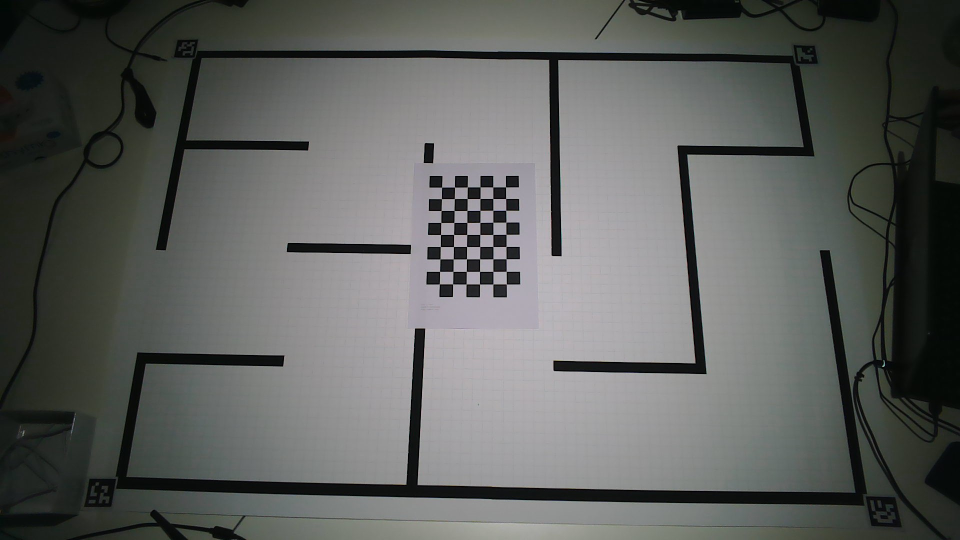
#> input picture data/chessboard_test.jpeg, 1920 x 1080 px (shown at 1/2 size); its folder holds only this picture in this run
$ python -i vision_utils.py   (imports and definitions only)
#> lines starting #> are read from the running program, lines starting #| are printed output that depends on the picture; after the words box and inside, x2 and y2 are one past the last pixel; in counts of white or black regions, pixels touching at a corner belong together
import numpy as np
import cv2 as cv
import cv2.aruco as aruco
import glob
import pickle
from scipy.interpolate import LinearNDInterpolator

# ArUco dictionary
dict_id = aruco.DICT_6X6_50
arucoDict = aruco.Dictionary_get(dict_id)
arucoParams = cv.aruco.DetectorParameters_create()

## A0 paper ratio
res_w = 720
res_h = 1020

# Corners dictionary
corner_ids = {
    10: 3,
    8: 2,
    15: 0,
    6: 1,
}

# Ids
thymio_id = 2

# Thymio offset
offset_interp = None

# Vision thresholds
WALL_THRESHOLD = 5000

# Detect all AruCo in image
def detect_aruco(img):
  detected = cv.aruco.detectMarkers(img, arucoDict,
    parameters=arucoParams)
  return detected

# Get position of ArUco marker
# [30 lines left out: functions get_pos_aruco, localize_thymio, not called in this run]

# Replace all detected AruCo markers with
# white square.
# img must be grayscale.
def erase_aruco(img, detected):
  (corners, _, _) = detected

  if corners is not None:
    for i in range(len(corners)):
      c = np.int32(corners[i][0])

      # Remove AruCo
      cv.drawContours(img, [c], 0, 255, -1)


# Gives a binary grid representation of
# the labyrinth
# img must be grayscale
def detect_labyrinth(img):
  h,w = img.shape

  # Remove AruCo
  detected = detect_aruco(img)
  erase_aruco(img, detected)

  # Threshold
  th = cv.adaptiveThreshold(img,255,cv.ADAPTIVE_THRESH_GAUSSIAN_C, cv.THRESH_BINARY_INV,31,2)

  cv.imwrite("global_trajectory_real_resized_th.png", th)

  # Remove noise
  kernel = np.ones((5,5),np.uint8)
  th = cv.morphologyEx(th, cv.MORPH_OPEN, kernel)

  # Detect connected components
  num_labels, labels, stats, _ = cv.connectedComponentsWithStats(th, 8, cv.CV_32S)

  # Pick wall components
  result = np.zeros_like(th)
  for i in range(1, num_labels):
    if stats[i, cv.CC_STAT_AREA] > WALL_THRESHOLD:
      result[labels == i] = 255

  cv.imwrite("global_trajectory_real_resized_test.png", th)

  # Dilate along both x and y direction
  kernel = cv.getStructuringElement(cv.MORPH_ELLIPSE,(70, 70))
  result = cv.dilate(result,kernel,iterations = 1)
  result = dilate_walls_max(result, [5, 5], [10, 10], [20, 20])

  result = dilate_walls_max(result, [5, 5],[10, 0], [20, 20])
  result = dilate_walls_max(result, [5, 5], [0, 10], [20, 20])

  return result

# Dilate until different number of components
def dilate_walls_max(img, init_wall_size, wall_inc, wall_margin):
  wall_size = init_wall_size

  num_components_previous, _, _, _ = cv.connectedComponentsWithStats(img, 8, cv.CV_32S)

  # Check that the dilate at first doesn't affect the connected components
  # count
  kernel = cv.getStructuringElement(cv.MORPH_ELLIPSE,(wall_size[0]+wall_margin[0], wall_size[1]+wall_margin[1]))
  dilated = cv.dilate(img,kernel,iterations = 1)

  num_labels, _, _, _ = cv.connectedComponentsWithStats(dilated, 8, cv.CV_32S)

  if num_labels < num_components_previous:
    return img

  # Dilate by increment and check that the number of
  # connected components stay the same
  while True:
    wall_size[0] += wall_inc[0]
    wall_size[1] += wall_inc[1]

    kernel =cv.getStructuringElement(cv.MORPH_ELLIPSE,(wall_size[0]+wall_margin[0], wall_size[1]+wall_margin[1]))
    dilated = cv.dilate(img,kernel,iterations = 1)

    num_labels, _, _, _ = cv.connectedComponentsWithStats(dilated, 8, cv.CV_32S)

    if num_components_previous > num_labels:
      wall_size[0] -= wall_inc[0]
      wall_size[1] -= wall_inc[1]

      kernel = cv.getStructuringElement(cv.MORPH_ELLIPSE,wall_size)
      return cv.dilate(img,kernel,iterations = 1)

    num_components_previous = num_labels

# Get perspective transform from img from ArUco corners
# Returns none if corners are not detected
# [16 lines left out: function get_labyrinth_perspective, not called in this run]

# Given perspective transform, crops the original image
def crop_labyrinth(img, M):
    return cv.warpPerspective(img,M,(res_h,res_w))

# Utility function to wait for corner calibration
# [16 lines left out: function calibrate_corners, not called in this run]

# Do adaptive thresholding for weird images
def do_adaptive_threshold(img):
  th = cv.adaptiveThreshold(img,255,cv.ADAPTIVE_THRESH_GAUSSIAN_C, cv.THRESH_BINARY,31,2)
  return th

# Draw border around ArUco marker
# [32 lines left out: functions draw_aruco, transform_perspective_point, load_z_offset_data, get_z_offset, not called in this run]

>>> import cv2
>>> picture = cv2.imread('../data/chessboard_test.jpeg', cv2.IMREAD_GRAYSCALE)
#> picture: shape (1080, 1920); min 0, max 197, mean 94.4
>>> result = detect_labyrinth(picture)
#> in erase_aruco, `(corners, _, _) = detected`: corners = ([[1732, 993], [1789, 995], [1803, 1054], [1743, 1051]], [[179, 957], [231, 958], [222, 1012], [168, 1013]], [[1635, 126], [1594, 126], [1587, 90], [1628, 91]], [[348, 114], [355, 80], [396, 79], [388, 113]])
#> the loop in erase_aruco, `for i in range(len(corners)):` made 4 passes
#> c on passes 1 to 4: [[1732, 993], [1789, 995], [1803, 1054], [1743, 1051]], [[179, 957], [231, 958], [222, 1012], [168, 1013]], [[1635, 126], [1594, 126], [1587, 90], [1628, 91]], [[348, 114], [355, 80], [396, 79], [388, 113]]
#> after the loop in erase_aruco, `for i in range(len(corners)):`:
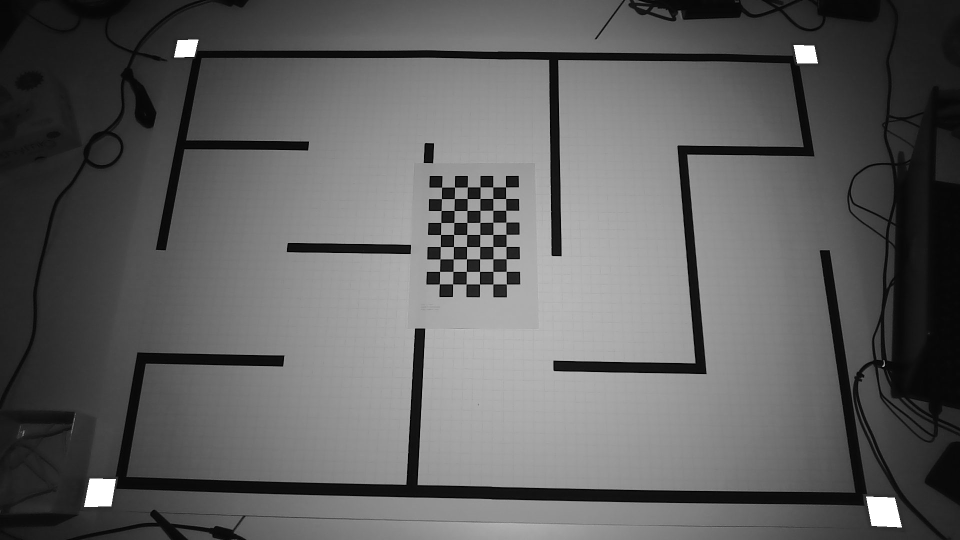
#> img: shape (1080, 1920) (shown at 1/2 size); min 0, max 255, mean 95.5
#> in detect_labyrinth, `th = cv.adaptiveThreshold(img,255,cv.ADAPTIVE_THRESH_GAUSSIAN_C, cv.TH..`:
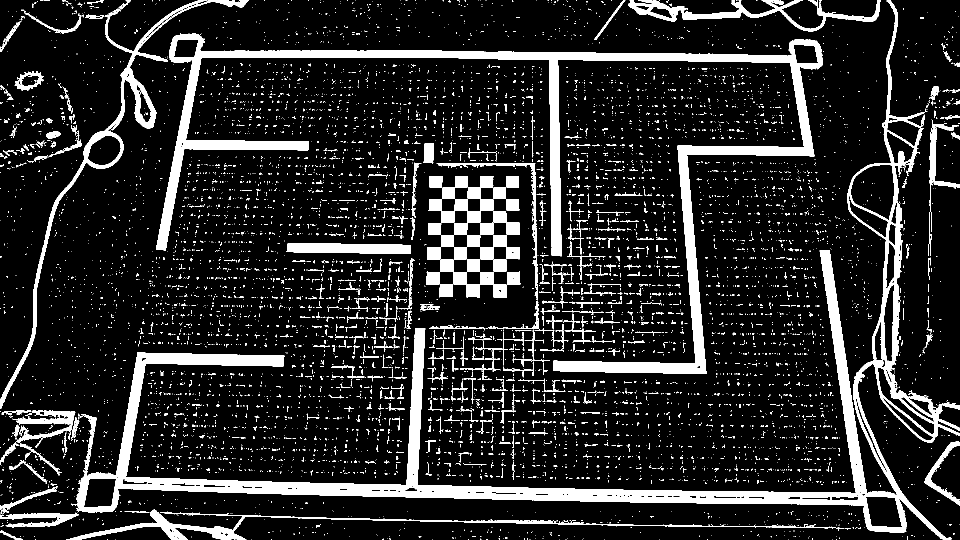
#> th: shape (1080, 1920) (shown at 1/2 size); 13.8% white; 8069 white regions (7383 under 20 px), largest, box (x1, y1, x2, y2) and area: (142, 0, 1920, 1080) 89620, (312, 67, 1646, 748) 62163, (0, 0, 497, 818) 12395
#> in detect_labyrinth, `th = cv.morphologyEx(th, cv.MORPH_OPEN, kernel)`: th: shape (1080, 1920); 9.7% white; 161 white regions (1 under 20 px), largest, box (x1, y1, x2, y2) and area: (154, 500, 1895, 1080) 69849, (312, 67, 1645, 748) 61996, (0, 259, 247, 817) 5512
#> in detect_labyrinth, `num_labels, labels, stats, _ = cv.connectedComponentsWithStats(th, 8, ..`:
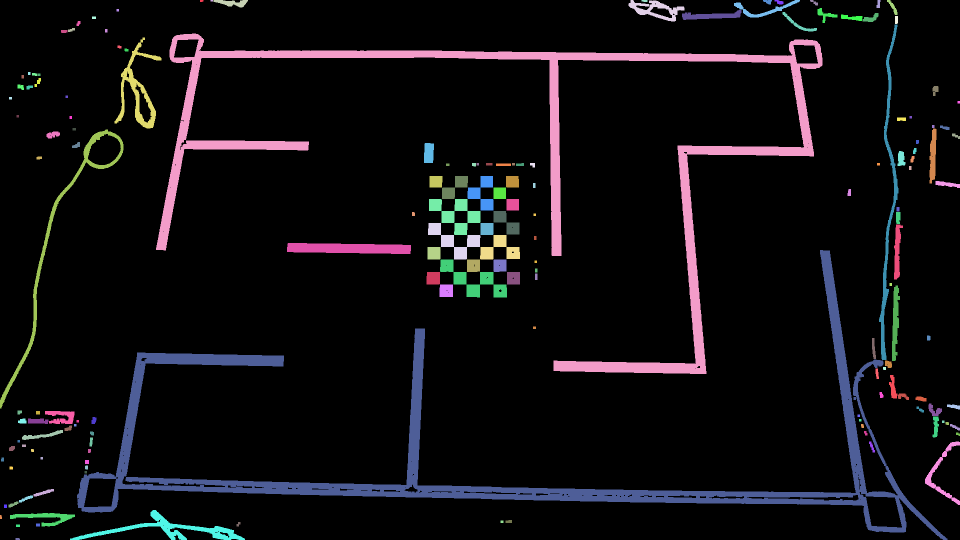
#> labels: shape (1080, 1920) int32 (shown at 1/2 size); 162 distinct labels, from 0 to 161; one colour per label, 0 black
#> in detect_labyrinth, `num_labels, labels, stats, _ = cv.connectedComponentsWithStats(th, 8, ..`: num_labels = 162; stats = 162 rows, first 6: [0, 0, 1920, 1080, 1871849], [400, 0, 7, 4, 26], [421, 0, 5, 3, 15], [427, 0, 69, 15, 578], [1257, 0, 112, 43, 1849], [1283, 0, 12, 4, 44]
#> in detect_labyrinth, `kernel = cv.getStructuringElement(cv.MORPH_ELLIPSE,(70, 70))`:
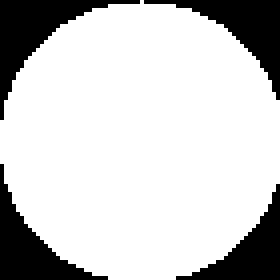
#> kernel: shape (70, 70) (shown 4 times larger); values 0 (black) and 1 (white), 79.4% white; 4 black regions, box (x1, y1, x2, y2) and area: (0, 0, 35, 30) 284, (36, 0, 70, 25) 254, (0, 41, 27, 70) 249, (44, 46, 70, 70) 220
#> in detect_labyrinth, `result = cv.dilate(result,kernel,iterations = 1)`:
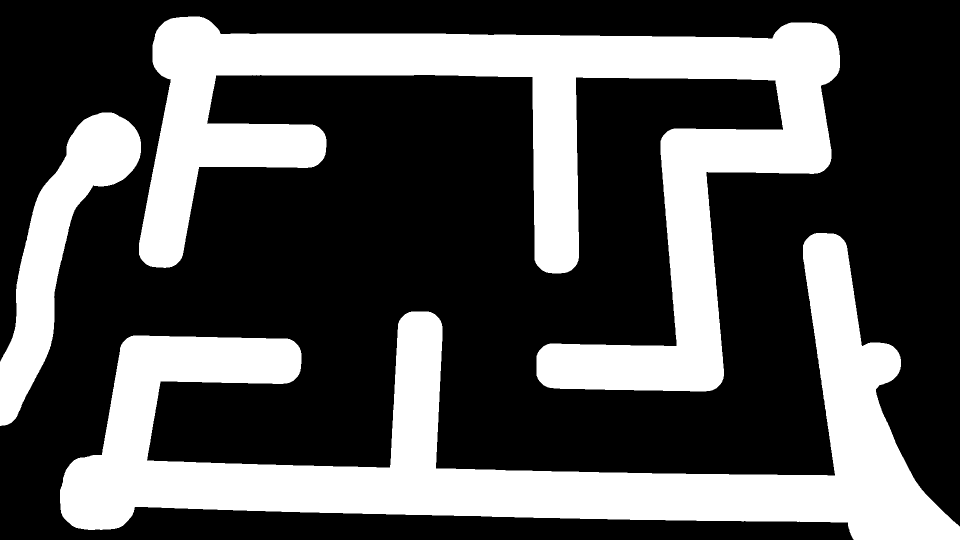
#> result: shape (1080, 1920) (shown at 1/2 size); 32.5% white; 3 white regions, box (x1, y1, x2, y2) and area: (278, 33, 1680, 783) 312896, (120, 466, 1920, 1080) 306777, (0, 225, 282, 852) 54982
#> in dilate_walls_max, `num_components_previous, _, _, _ = cv.connectedComponentsWithStats(img..`: num_components_previous = 4
#> in dilate_walls_max, `kernel = cv.getStructuringElement(cv.MORPH_ELLIPSE,(wall_size[0]+wall_..`: kernel: shape (25, 25); values 0 (black) and 1 (white), 76.3% white; 4 black regions, box (x1, y1, x2, y2) and area: (0, 0, 12, 9) 37, (13, 0, 25, 9) 37, (0, 16, 12, 25) 37, (13, 16, 25, 25) 37
#> in dilate_walls_max, `dilated = cv.dilate(img,kernel,iterations = 1)`: dilated: shape (1080, 1920); 41.1% white; 3 white regions, box (x1, y1, x2, y2) and area: (266, 21, 1692, 795) 399130, (108, 454, 1920, 1080) 381151, (0, 213, 294, 864) 71699
#> the loop in dilate_walls_max, `while True:` made 1 pass
#> num_labels on pass 1: 3
#> after the loop in dilate_walls_max, `while True:`: wall_size = [5, 5]
#> in detect_labyrinth, `result = dilate_walls_max(result, [5, 5], [10, 10], [20, 20])`: result: shape (1080, 1920); 34% white; 3 white regions, box (x1, y1, x2, y2) and area: (276, 31, 1682, 785) 327407, (118, 464, 1920, 1080) 319382, (0, 223, 284, 854) 57880
#> in dilate_walls_max (call 2), `dilated = cv.dilate(img,kernel,iterations = 1)`: dilated: shape (1080, 1920); 42.5% white; 3 white regions, box (x1, y1, x2, y2) and area: (264, 19, 1694, 797) 413673, (106, 452, 1920, 1080) 393683, (0, 211, 296, 866) 74642
#> in dilate_walls_max (call 2), `num_labels, _, _, _ = cv.connectedComponentsWithStats(dilated, 8, cv.C..`: num_labels = 4
#> the loop in dilate_walls_max, `while True:` made 1 pass
#> pass 1, in dilate_walls_max (call 2), `dilated = cv.dilate(img,kernel,iterations = 1)`:
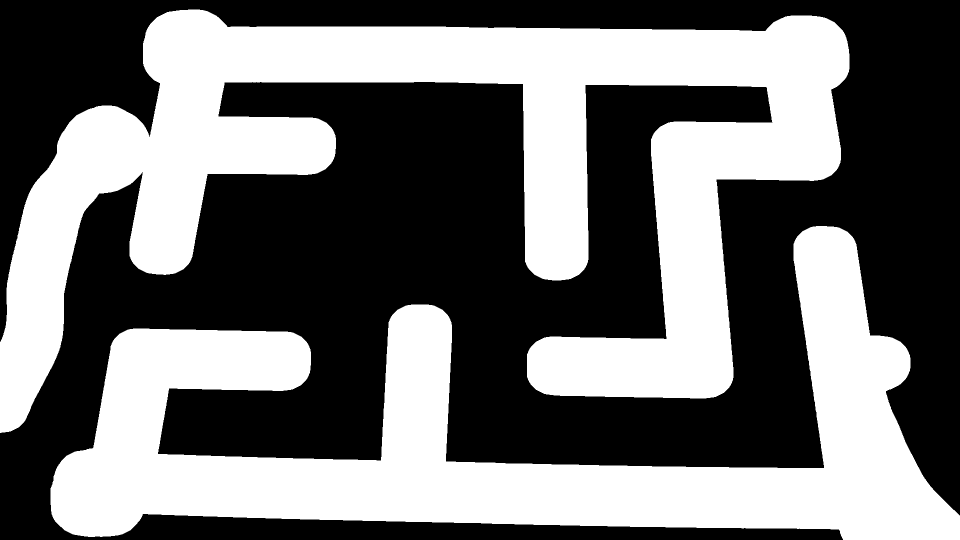
#> dilated: shape (1080, 1920) (shown at 1/2 size); 44% white; 2 white regions, box (x1, y1, x2, y2) and area: (0, 19, 1699, 866) 507673, (101, 452, 1920, 1080) 404786
#> in detect_labyrinth, `result = dilate_walls_max(result, [5, 5],[10, 0], [20, 20])`: result: shape (1080, 1920); 35.4% white; 3 white regions, box (x1, y1, x2, y2) and area: (274, 29, 1684, 787) 341914, (116, 462, 1920, 1080) 331968, (0, 221, 286, 856) 60778
#> in dilate_walls_max (call 3), `dilated = cv.dilate(img,kernel,iterations = 1)`:
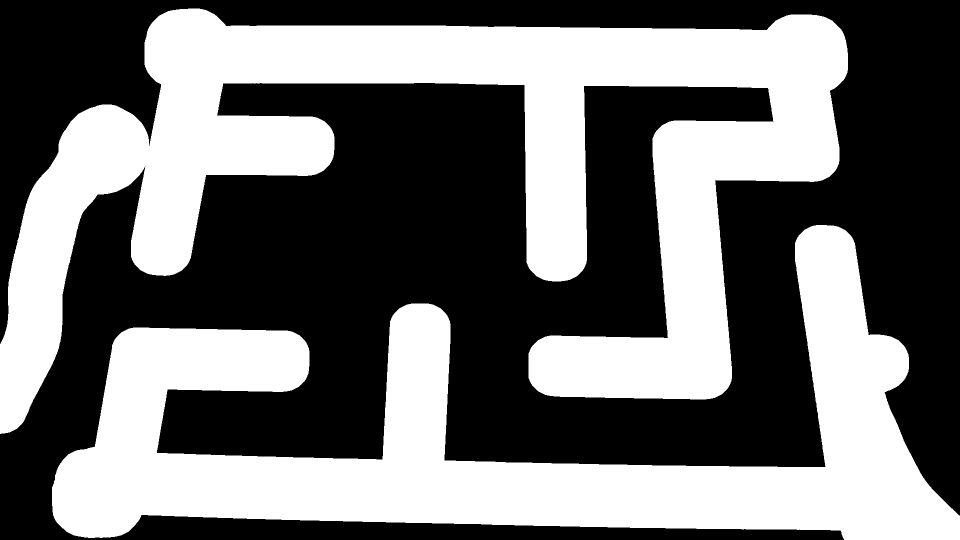
#> dilated: shape (1080, 1920) (shown at 1/2 size); 44% white; 2 white regions, box (x1, y1, x2, y2) and area: (0, 17, 1696, 868) 505739, (104, 450, 1920, 1080) 406200
